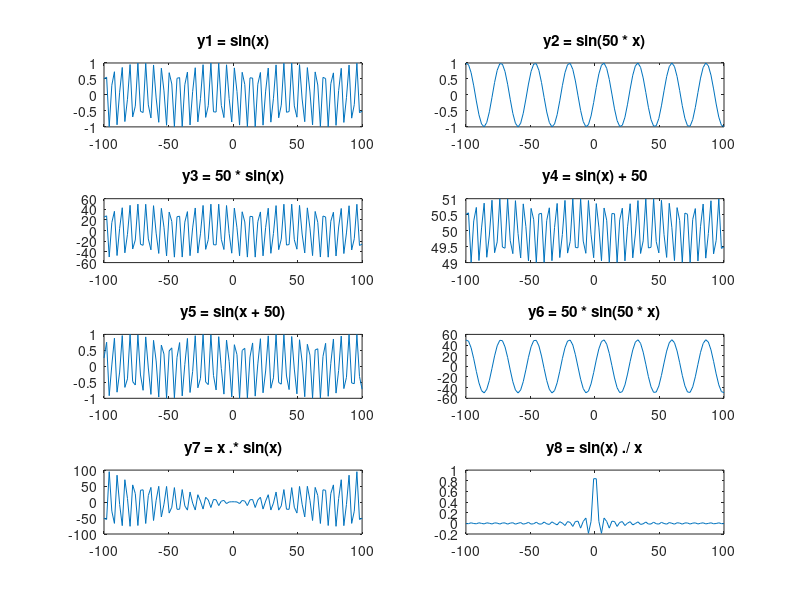
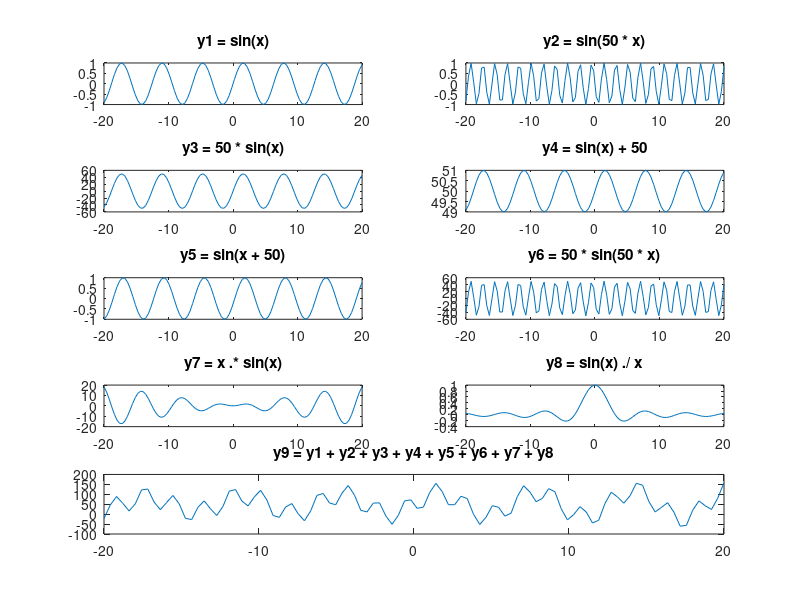
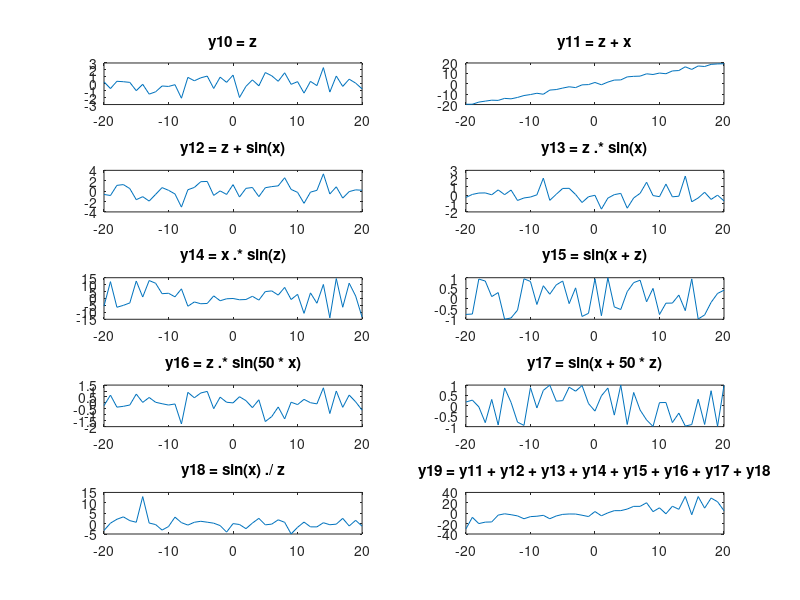
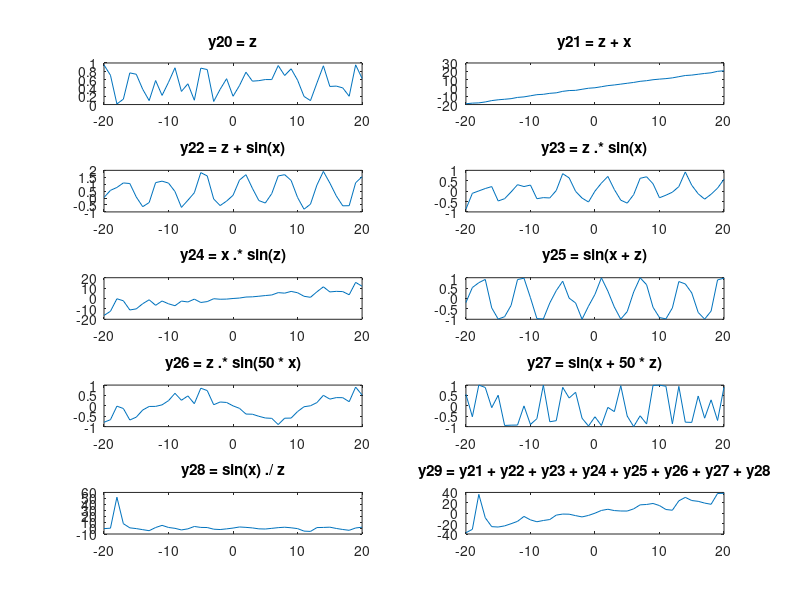

Write MATLAB code to recreate these figures, in order. (Note: this script raises an error after producing the figures.)
% Problem 1
x = linspace(-100, 100);
y1 = sin(x);
y2 = sin(50 * x);
y3 = 50 * sin(x);
y4 = sin(x) + 50;
y5 = sin(x + 50);
y6 = 50 * sin(50 * x);
y7 = x .* sin(x);
y8 = sin(x) ./ x;
subplot(4, 2, 1);
plot(x, y1);
title('y1 = sin(x)');
subplot(4, 2, 2);
plot(x, y2);
title('y2 = sin(50 * x)');
subplot(4, 2, 3);
plot(x, y3);
title('y3 = 50 * sin(x)');
subplot(4, 2, 4);
plot(x, y4);
title('y4 = sin(x) + 50');
subplot(4, 2, 5);
plot(x, y5);
title('y5 = sin(x + 50)');
subplot(4, 2, 6);
plot(x, y6);
title('y6 = 50 * sin(50 * x)');
subplot(4, 2, 7);
plot(x, y7);
title('y7 = x .* sin(x)');
subplot(4, 2, 8);
plot(x, y8);
title('y8 = sin(x) ./ x');
figure;

% Problem 2
x = linspace(-20, 20);
y1 = sin(x);
y2 = sin(50 * x);
y3 = 50 * sin(x);
y4 = sin(x) + 50;
y5 = sin(x + 50);
y6 = 50 * sin(50 * x);
y7 = x .* sin(x);
y8 = sin(x) ./ x;
y9 = y1 + y2 + y3 + y4 + y5 + y6 + y7 + y8;
subplot(5, 2, 1);
plot(x, y1);
title('y1 = sin(x)');
subplot(5, 2, 2);
plot(x, y2);
title('y2 = sin(50 * x)');
subplot(5, 2, 3);
plot(x, y3);
title('y3 = 50 * sin(x)');
subplot(5, 2, 4);
plot(x, y4);
title('y4 = sin(x) + 50');
subplot(5, 2, 5);
plot(x, y5);
title('y5 = sin(x + 50)');
subplot(5, 2, 6);
plot(x, y6);
title('y6 = 50 * sin(50 * x)');
subplot(5, 2, 7);
plot(x, y7);
title('y7 = x .* sin(x)');
subplot(5, 2, 8);
plot(x, y8);
title('y8 = sin(x) ./ x');
subplot(5, 2, [9 10]);
plot(x, y9);
title('y9 = y1 + y2 + y3 + y4 + y5 + y6 + y7 + y8');
figure;

% Problem 3
x = linspace(-20, 20, 41);
z = randn(1, 41);
y10 = z;
y11 = z + x;
y12 = z + sin(x);
y13 = z .* sin(x);
y14 = x .* sin(z);
y15 = sin(x + z);
y16 = z .* sin(50 * x);
y17 = sin(x + 50 * z);
y18 = sin(x) ./ z;
y19 = y11 + y12 + y13 + y14 + y15 + y16 + y17 + y18;
subplot(5, 2, 1);
plot(x, y10);
title('y10 = z');
subplot(5, 2, 2);
plot(x, y11);
title('y11 = z + x');
subplot(5, 2, 3);
plot(x, y12);
title('y12 = z + sin(x)');
subplot(5, 2, 4);
plot(x, y13);
title('y13 = z .* sin(x)');
subplot(5, 2, 5);
plot(x, y14);
title('y14 = x .* sin(z)');
subplot(5, 2, 6);
plot(x, y15);
title('y15 = sin(x + z)');
subplot(5, 2, 7);
plot(x, y16);
title('y16 = z .* sin(50 * x)');
subplot(5, 2, 8);
plot(x, y17);
title('y17 = sin(x + 50 * z)');
subplot(5, 2, 9);
plot(x, y18);
title('y18 = sin(x) ./ z');
subplot(5, 2, 10);
plot(x, y19);
title('y19 = y11 + y12 + y13 + y14 + y15 + y16 + y17 + y18');
figure;

% Problem 4
z = rand(1, 41);
y20 = z;
y21 = z + x;
y22 = z + sin(x);
y23 = z .* sin(x);
y24 = x .* sin(z);
y25 = sin(x + z);
y26 = z .* sin(50 * x);
y27 = sin(x + 50 * z);
y28 = sin(x) ./ z;
y29 = y21 + y22 + y23 + y24 + y25 + y26 + y27 + y28;
subplot(5, 2, 1);
plot(x, y20);
title('y20 = z');
subplot(5, 2, 2);
plot(x, y21);
title('y21 = z + x');
subplot(5, 2, 3);
plot(x, y22);
title('y22 = z + sin(x)');
subplot(5, 2, 4);
plot(x, y23);
title('y23 = z .* sin(x)');
subplot(5, 2, 5);
plot(x, y24);
title('y24 = x .* sin(z)');
subplot(5, 2, 6);
plot(x, y25);
title('y25 = sin(x + z)');
subplot(5, 2, 7);
plot(x, y26);
title('y26 = z .* sin(50 * x)');
subplot(5, 2, 8);
plot(x, y27);
title('y27 = sin(x + 50 * z)');
subplot(5, 2, 9);
plot(x, y28);
title('y28 = sin(x) ./ z');
subplot(5, 2, 10);
plot(x, y29);
title('y29 = y21 + y22 + y23 + y24 + y25 + y26 + y27 + y28');
figure;

% Problem 5
% Generate 10000 Gaussian distributed random numbers with mean 0, variance 1
r1 = 1 * randn(1, 10000) + 0;
% Generate 10000 Gaussian distributed random numbers with mean 0, variance 4
r2 = 2 * randn(1, 10000) + 0;
% Generate 10000 Gaussian distributed random numbers with mean 0, variance 16
r3 = 4 * randn(1, 10000) + 0;
% Generate 10000 Gaussian distributed random numbers with mean 0, variance 256
r4 = 16 * randn(1, 10000) + 0;
% Draw all histograms into a 2x2 subplot with their titles
subplot(2, 2, 1);
histogram(r1);
title('r1 = 1 * randn(1, 10000) + 0');
subplot(2, 2, 2);
histogram(r2);
title('r2 = 2 * randn(1, 10000) + 0');
subplot(2, 2, 3);
histogram(r3);
title('r3 = 4 * randn(1, 10000) + 0');
subplot(2, 2, 4);
histogram(r4);
title('r4 = 16 * randn(1, 10000) + 0');
figure;

% Problem 6
% Generate 10000 Gaussian distributed random numbers with mean 10, variance 1
r6 = 1 * randn(1, 10000) + 10;
% Generate 10000 Gaussian distributed random numbers with mean 20, variance 4
r7 = 2 * randn(1, 10000) + 20;
% Generate 10000 Gaussian distributed random numbers with mean -10, variance 1
r8 = 1 * randn(1, 10000) - 10;
% Generate 10000 Gaussian distributed random numbers with mean -20, variance 4
r9 = 2 * randn(1, 10000) - 20;
% Draw all histograms into a 2x2 subplot with their titles
subplot(2, 2, 1);
histogram(r6);
title('r6 = 1 * randn(1, 10000) + 10');
subplot(2, 2, 2);
histogram(r7);
title('r7 = 2 * randn(1, 10000) + 20');
subplot(2, 2, 3);
histogram(r8);
title('r8 = 1 * randn(1, 10000) - 10');
subplot(2, 2, 4);
histogram(r9);
title('r9 = 2 * randn(1, 10000) - 20');
figure;

% Problem 7
% Generate 10000 uniformly distributed random numbers with mean 0, variance 1
r11 = sqrt(12) * 1 * (rand(1, 10000) - 0.5) + 0;
% Generate 10000 uniformly distributed random numbers with mean 0, variance 4
r21 = sqrt(12) * 2 * (rand(1, 10000) - 0.5) + 0;
% Generate 10000 uniformly distributed random numbers with mean 0, variance 16
r31 = sqrt(12) * 4 * (rand(1, 10000) - 0.5) + 0;
% Generate 10000 uniformly distributed random numbers with mean 0, variance 256
r41 = sqrt(12) * 16 * (rand(1, 10000) - 0.5) + 0;
% Draw all histograms into a 2x2 subplot with their titles
subplot(2, 2, 1);
histogram(r11);
title('r11 = sqrt(12) * 1 * (rand(1, 10000) - 0.5) + 0');
subplot(2, 2, 2);
histogram(r21);
title('r21 = sqrt(12) * 2 * (rand(1, 10000) - 0.5) + 0');
subplot(2, 2, 3);
histogram(r31);
title('r31 = sqrt(12) * 4 * (rand(1, 10000) - 0.5) + 0');
subplot(2, 2, 4);
histogram(r41);
title('r41 = sqrt(12) * 16 * (rand(1, 10000) - 0.5) + 0');
figure;

% Problem 8
% Generate 10000 uniformly distributed random numbers with mean 10, variance 1
r61 = sqrt(12) * 1 * (rand(1, 10000) - 0.5) + 10;
% Generate 10000 uniformly distributed random numbers with mean 20, variance 4
r71 = sqrt(12) * 2 * (rand(1, 10000) - 0.5) + 20;
% Generate 10000 uniformly distributed random numbers with mean -10, variance 1
r81 = sqrt(12) * 1 * (rand(1, 10000) - 0.5) - 10;
% Generate 10000 uniformly distributed random numbers with mean -20, variance 4
r91 = sqrt(12) * 2 * (rand(1, 10000) - 0.5) - 20;
% Draw all histograms into a 2x2 subplot with their titles
subplot(2, 2, 1);
histogram(r61);
title('r61 = sqrt(12) * 1 * (rand(1, 10000) - 0.5) + 10');
subplot(2, 2, 2);
histogram(r71);
title('r71 = sqrt(12) * 2 * (rand(1, 10000) - 0.5) + 20');
subplot(2, 2, 3);
histogram(r81);
title('r81 = sqrt(12) * 1 * (rand(1, 10000) - 0.5) - 10');
subplot(2, 2, 4);
histogram(r91);
title('r91 = sqrt(12) * 2 * (rand(1, 10000) - 0.5) - 20');
